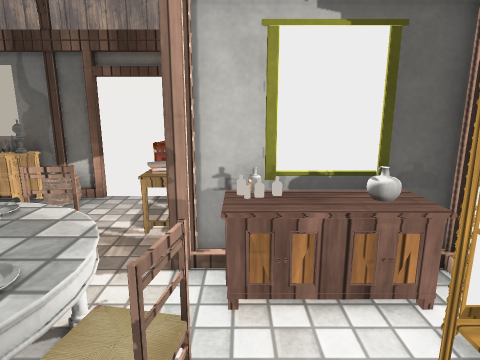
[1] (above)

16 first-person views from a walk through a Unity game level. The camera is 1.4 m above the floor, tilts 12° down and sees 75° across. Doors are open. The floor is counted in squares, 0.5 m on a side. Each view is taken from the middle of a square. On the plan, view 1 faces up. The plan holds only what a view shows up to about 20 squares ahead; the rest is blank. The place goes on beyond the plan. The player character is not drawn. Some animated figures are left out. Some surface patterns are stand-ins.

[2]
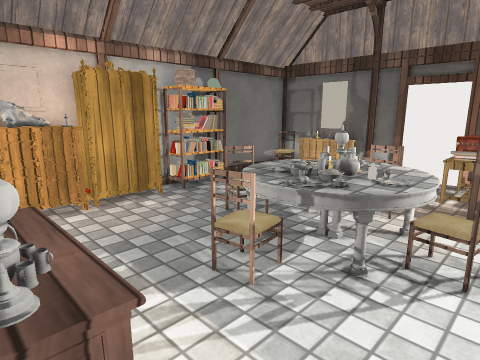

[3]
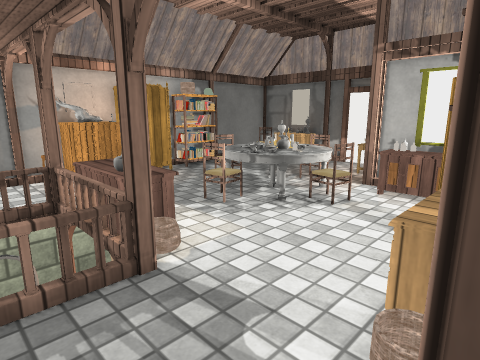

[4]
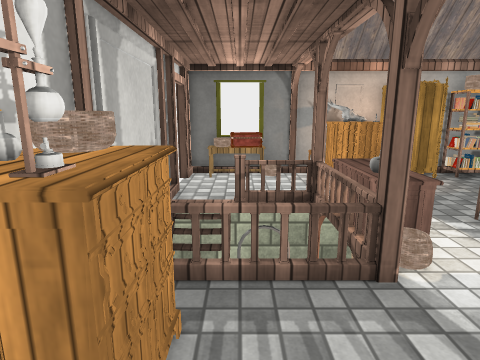

[5]
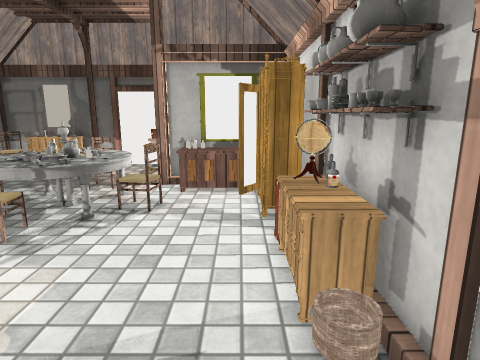

[6]
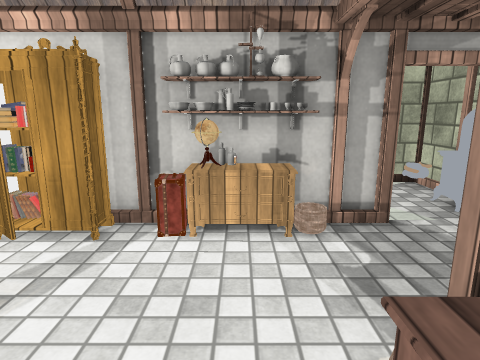

[7]
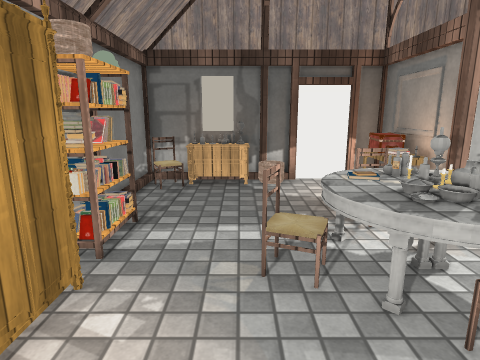

[8]
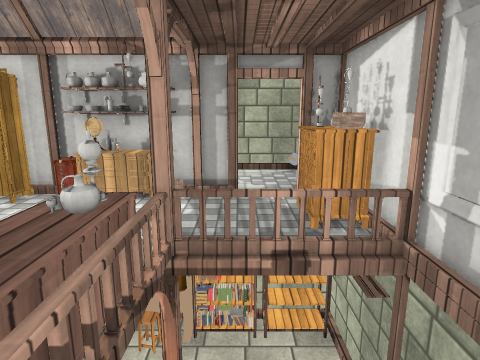

[9]
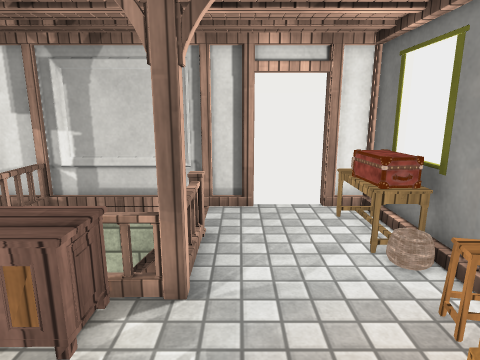

[10]
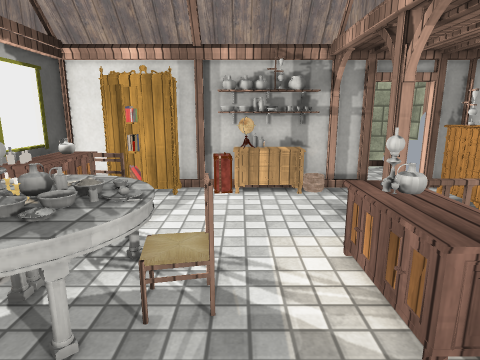

[11]
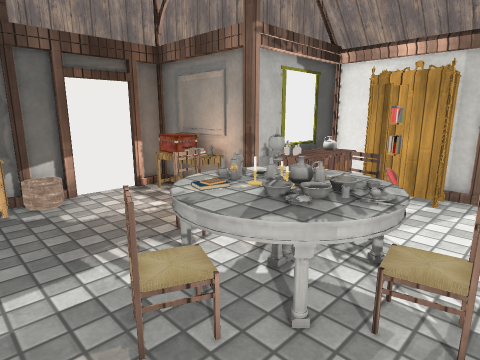

[12]
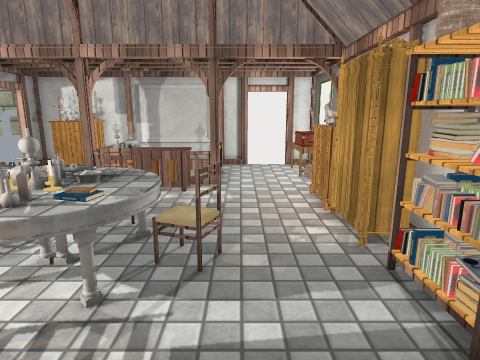

[13]
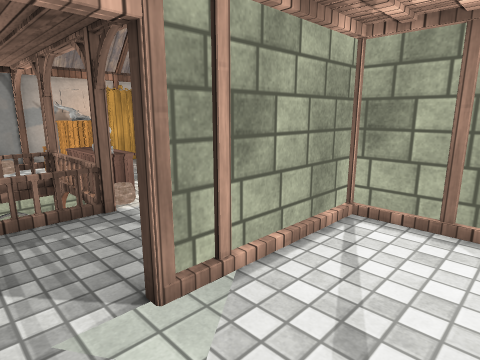

[14]
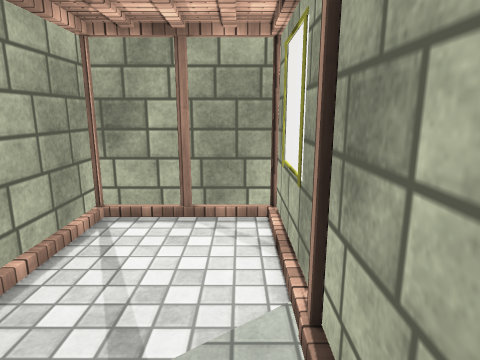

[15]
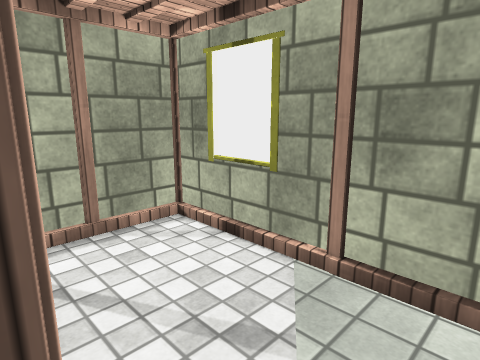

[16]
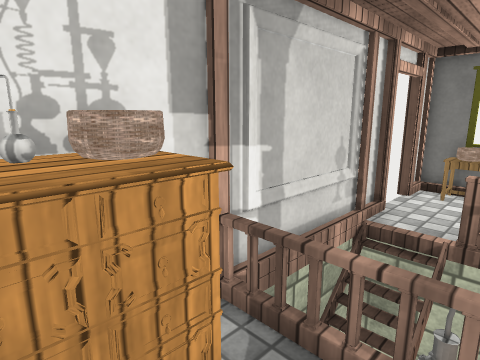

### Floor plan
Key: @ floor where view 1 was taken; # wall or solid block; . main floor; - floor 2.5 m lower than the main floor; / step, stairs or slope; D open door; v drop or lower ground; O other object.
Columns run from 11 left of view 1 to 9 right of it. Each row starts with its distance up from view 1.
 11 ######   ##
 10 #OOOO##DD#v
  9 #OOOO....O#
  8 #........OO
  7 #........OO
  6 #.........vvvvvv
  5 #O......O.OOOOO#
  4 #O....OOOO.OOOO#
  3 #O...OOOOO...OO#
  2 #O...OOOOOO...O#
  1 # ....OOOO....O#
  0 # .....OO..@..O######
 -1 #OO....O......OO....#
 -2 #OO...........OO....#
 -3 #OO...OOOO....OO....#
 -4 #O...OOOOOO...OO....#
 -5 # ...OOOOOO....O....#
 -6 #O...O    O....O....#
 -7 #O...Ov/  O.........#
 -8 #O....//  //-- OOO..#
 -9 ##DD############OO#O#
-10 ##DDO   vvv##########

Where each view was taken, in squares from view 1:
view 1: 0 up, 0 right, facing up
view 2: 4 down, 0 right, facing up-left
view 3: 7 down, 4 right, facing up-left
view 4: 7 down, 4 right, facing left
view 5: 7 down, 2 right, facing up
view 6: 2 down, 4 left, facing right
view 7: 3 down, 7 left, facing up
view 8: 6 down, 7 left, facing right
view 9: 0 up, 7 left, facing down
view 10: 1 down, 8 left, facing right
view 11: 1 down, 8 left, facing up-right
view 12: 8 up, 7 left, facing down
view 13: 8 down, 8 right, facing up-left
view 14: 8 down, 8 right, facing up
view 15: 7 down, 4 right, facing up-right
view 16: 6 down, 2 right, facing down-left
